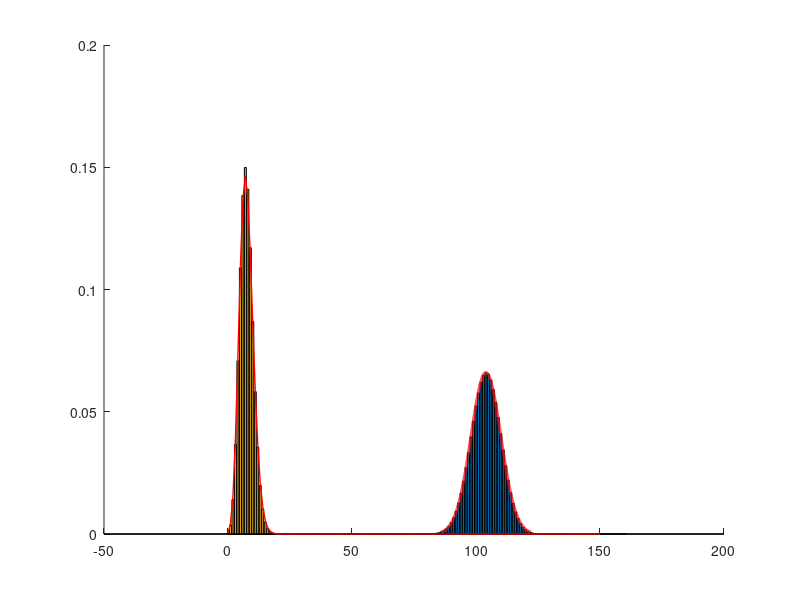

The MATLAB script that drew this image: (Note: this script raises an error after producing the figure.)
#Exercise 1
clear

alpha = input('alpha = ');
beta = input('beta = ');

#normal

fprintf('normal case\n');
mu = input('mu=');
sigma = input('sigma=');

#a
pna1 = normcdf(0, mu, sigma);
pna2 = 1 - pna1;
fprintf('P(X<=0) %f\n', pna1);
fprintf('P(X>=0) %f\n', pna2);

#b
pnb1 = normcdf(1, mu, sigma) - normcdf(-1, mu, sigma);
pnb2 = 1 - pnb1;
fprintf('P(-1<=X<=1) %f\n', pnb1);
fprintf('P(X<=-1 or X>=1) %f\n', pnb2);

#c
pnc = norminv(alpha, mu, sigma);
fprintf('P(X < Xa) = alpha %f\n', pnc);

#d
pnd = norminv(1 - beta, mu, sigma);
fprintf('P(X > Xb) = beta %f\n', pnd);


#student
fprintf('student case\n');
n = input("n=")

#a
psa1 = tcdf(0, n);
psa2 = 1 - psa1;
fprintf('P(X<=0) %f\n', psa1);
fprintf('P(X>=0) %f\n', psa2);

#b
psb1 = tcdf(1, n) - tcdf(-1, n);
psb2 = 1 - psb1;
fprintf('P(-1<=X<=1) %f\n', psb1);
fprintf('P(X<=-1 or X>=1) %f\n', psb2);

#c
psc = tinv(alpha, n);
fprintf('P(X < Xa) = alpha %f\n', psc);

#d
psd = tinv(1 - beta, n);
fprintf('P(X > Xb) = beta %f\n', psd);
        
        
#fischer
fprintf('fischer case\n');
fm = input("m=")
fn = input("n=")

#a
pfa1 = fcdf(0, fm, fn);
pfa2 = 1 - pfa1;
fprintf('P(X<=0) %f\n', pfa1);
fprintf('P(X>=0) %f\n', pfa2);

#b
pfb1 = fcdf(1, fm, fn) - fcdf(-1, fm, fn);
pfb2 = 1 - pfb1;
fprintf('P(-1<=X<=1) %f\n', pfb1);
fprintf('P(X<=-1 or X>=1) %f\n', pfb2);

#c
pfc = finv(alpha, fm, fn);
fprintf('P(X < Xa) = alpha %f\n', pfc);

#d
pfd = finv(1 - beta, fm, fn);
fprintf('P(X > Xb) = beta %f\n', pfd);

#Exercise 2
#bino ~ norm
n = 160;
p=0.65;
k=0:n;

y = binopdf(k,n,p);

figure(1)
hold on
bar(k,y)

mu = n*p;
sig = sqrt(n*p*(1-p));

x = mu-3*sig:0.01:mu+3*sig;
z=normpdf(x,mu,sig);

plot(x,z,'Color','r','LineWidth',2);

#bino ~ poisson
n =150;
p=0.05;
k=0:n;

y = binopdf(k,n,p);

figure(1)
hold on
bar(k,y)

lambda=n*p;
z=poisspdf(k,lambda);

plot(k,z,'Color','r','LineWidth',1);

#Exercise 2 v2
clear
p = input("p = ");

for n = 1:20
  values = 1:n;
  bd = binopdf(values, n, p);
  hold on
  nd = normpdf(values, n*p, sqrt(n*p*(1-p)));
  plot(values, bd, 'r*');
  hold on
  plot(values, nd, 'b-');
  pause(1);
endfor  

clear
p2 = input("p2 = ");
for n = 30:50
  values = 30:n;
  bd = binopdf(values, n, p2);
  pd = poisspdf(values, n*p2);
  plot(values, bd, 'r*');
  hold on
  plot(values, pd, 'b-');
  pause(1);
endfor 
  